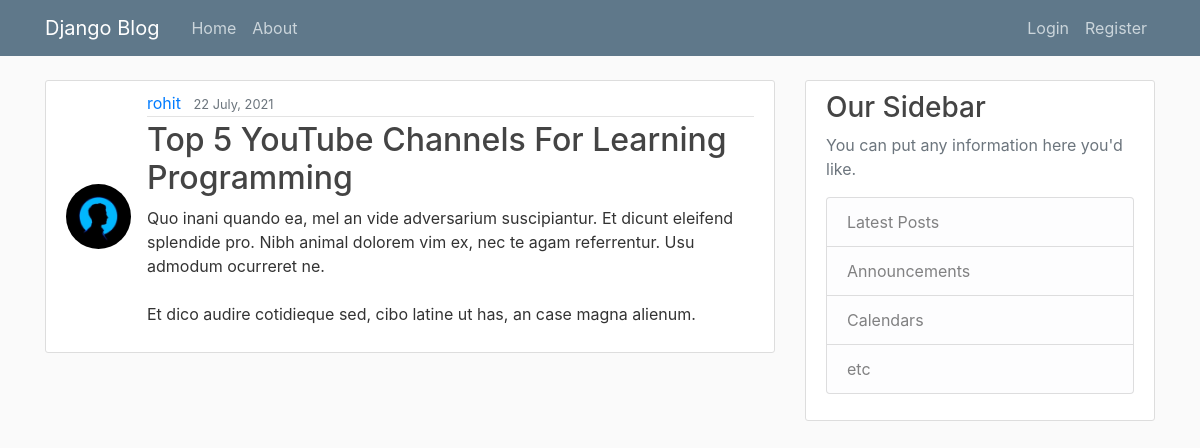
The page /post/46 on the database its author committed.
### blog/models.py (models this page shows, shortened)
class Post(models.Model):
    title = models.CharField(max_length=100)
    content = models.TextField()
    date_posted = models.DateTimeField(default=timezone.now)
    author = models.ForeignKey(User, on_delete=models.CASCADE)

### users/models.py (models this page shows, shortened)
class profile(models.Model):
    User = models.OneToOneField(User, on_delete=models.CASCADE)
    image = models.ImageField(default = "default.jpg", upload_to='profile_pics')

### blog/views.py (the view)
# urls.py: path('post/<int:pk>', PostDetailView.as_view(), name='post-detail'),
class PostDetailView(DetailView):
    model = Post

### blog/templates/blog/Post_Detail.html (shortened to what this page needs)
{% extends "blog/base.html" %} {% block content %}
<article class="media content-section">
  <img class="article-img rounded-circle" src="{{ object.author.profile.image.url }}" alt="" />
  <div class="media-body">
    <div class="article-metadata d-flex justify-content-between">
      <div>
        <a class="mr-2" href="{% url 'user-posts' object.author.username %}">{{ object.author }}</a>
        <small class="text-muted">{{ object.date_posted|date:'d F, Y' }}</small>
      </div>
    </div>
    <h2 class="article-title">{{ object.title }}</h2>
    <p class="article-content">{{ object.content }}</p>
  </div>
</article>
{% endblock content %}

### blog/static/blog/main.css (style rules this page uses)
body { background: #fafafa; color: #333333; margin-top: 5rem; }
h1, h2, h3, h4, h5, h6 { color: #444444; }
.content-section { background: #ffffff; padding: 10px 20px; border: 1px solid #dddddd; border-radius: 3px; margin-bottom: 20px; align-items: center; }
.article-title { color: #444444; }
.article-content { white-space: pre-line; }
.article-img { height: 65px; width: 65px; margin-right: 16px; }
.article-metadata { padding-bottom: 1px; margin-bottom: 4px; border-bottom: 1px solid #e3e3e3 }

### rows shown on the page
Post: author.profile.image (placeholder picture), author "rohit", date_posted "22 July, 2021", title "Top 5 YouTube Channels For Learning Programming", content "Quo inani quando ea, mel an vide adversarium suscipiantur. Et dicunt eleifend splendide pro. Nibh animal dolorem vim ex, nec te agam referrentur. Usu admodum ocurreret ne. Et dico audire cotidieque sed, cibo latine ut has, an case magna alienum."
